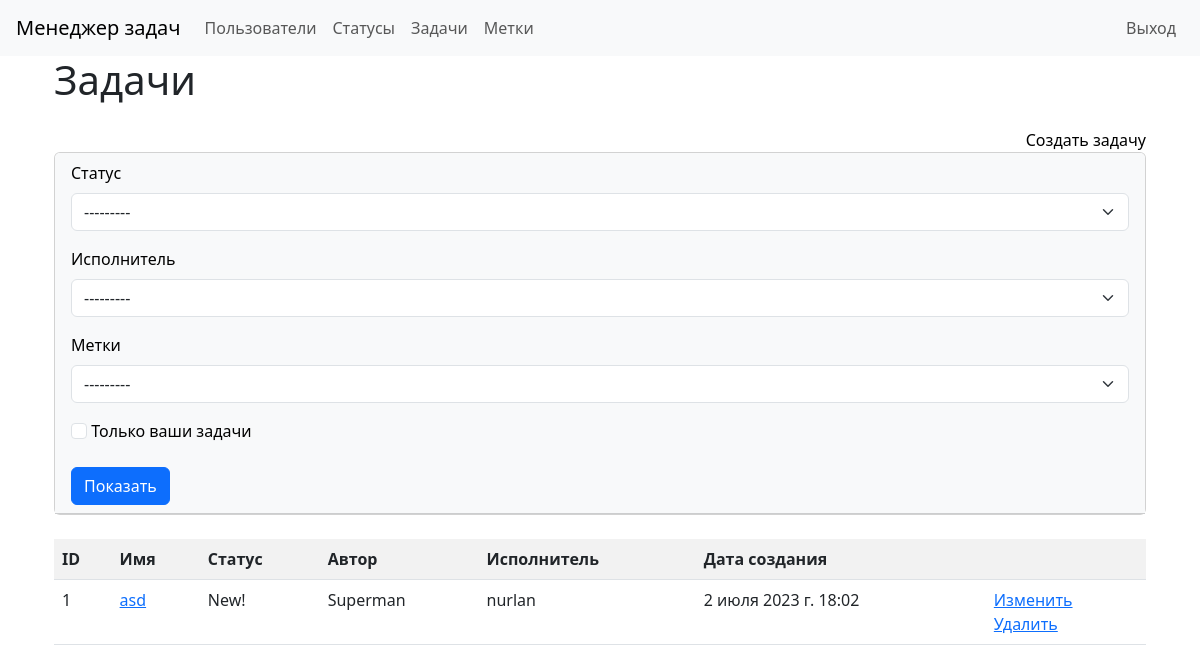
/tasks/ (signed in), run on an earlier commit of the app's database.
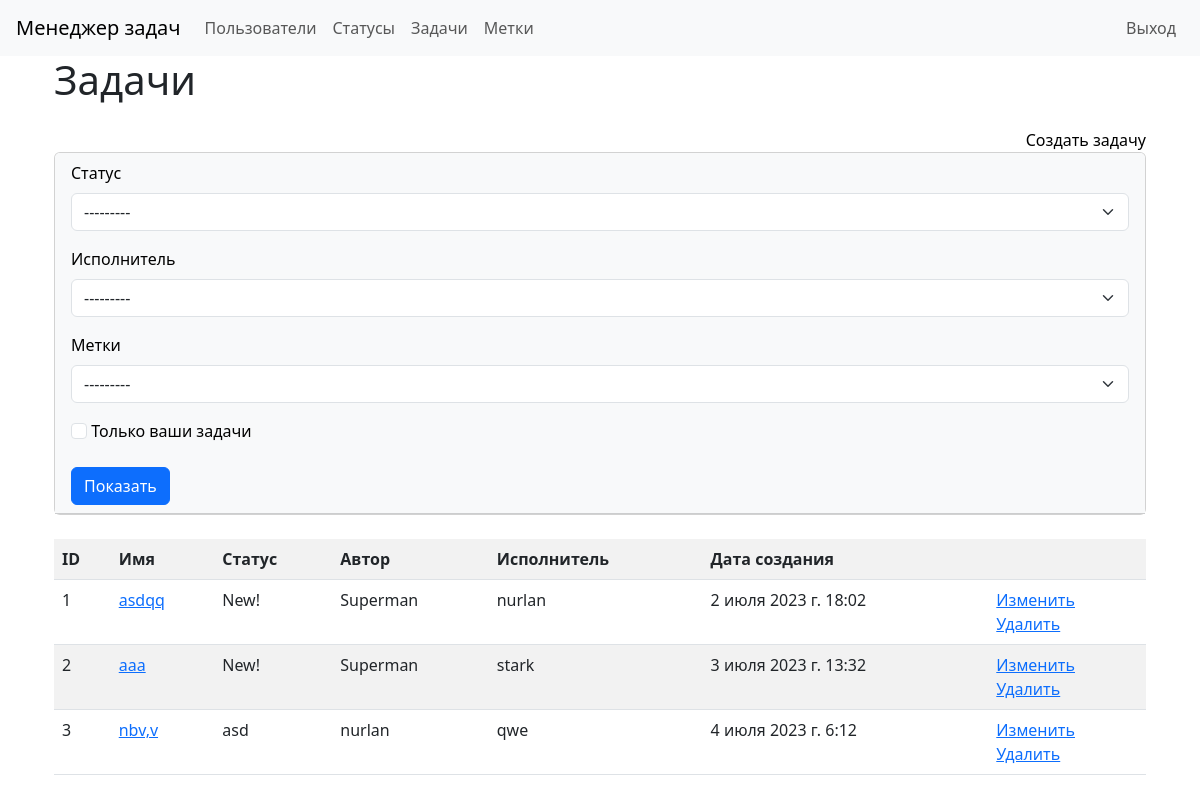
And on a later commit of the database.
### task_manager/tasks/models.py (models this page shows)
class TasksModel(models.Model):
    name = models.CharField(max_length=100)
    description = models.TextField()
    timestamp = models.DateTimeField(auto_now_add=True)
    status = models.ForeignKey(StatusModel, on_delete=models.PROTECT,
                               related_name='status_id')
    author = models.ForeignKey(User, on_delete=models.PROTECT,
                               related_name='author_id')
    executor = models.ForeignKey(User, on_delete=models.PROTECT,
                                 related_name='executor_id', null=True)
    labels = models.ManyToManyField(LabelModel)
    def __str__(self):
        return self.name

### task_manager/statuses/models.py (models this page shows)
class StatusModel(models.Model):
    name = models.CharField(
        max_length=100, unique=True,
        error_messages={'unique': "Это имя уже существует."})
    timestamp = models.DateTimeField(auto_now_add=True)
    def __str__(self):
        return self.name

### task_manager/tasks/views.py (the view)
class TaskListView(CheckAuthentication, View):
    template_name = 'tasks/tasks.html'
    def get(self, request, *args, **kwargs):
        user = request.user
        status = request.GET.get('status')
        executor = request.GET.get('executor')
        labels = request.GET.get('labels')
        tasks = TasksModel.objects.all()
        filters = FilterForm(request.GET, tasks)
        if status:
            tasks = tasks.filter(status=status)
        if executor:
            tasks = tasks.filter(executor=executor)
        if labels:
            tasks = tasks.filter(labels=labels)
        if request.GET.get('self_tasks'):
            tasks = tasks.filter(author=user)
        return render(request, self.template_name,
                      {'tasks': tasks, 'filters': filters})

### task_manager/labels/models.py (called while the page is built)
    def __str__(self):
        return self.name

### task_manager/utils.py (called while the page is built)
    def dispatch(self, request, *args, **kwargs):
        if not request.user.is_authenticated:
            messages.success(request,
                             _('You are not authorized! Please sign in.'),
                             extra_tags="alert-danger")
        return super().dispatch(request, *args, **kwargs)

### task_manager/tasks/templates/tasks/tasks.html
{% extends "base.html" %}
{% load i18n %}
{% block main %}
<div class="container wrapper flex-grow-1">
    <h1 class="mb-4">{% trans "Tasks" %}</h1>
    <a class="d-flex justify-content-end text-black text-decoration-none" href="{% url 'create_task' %}">{% trans "Create task" %}</a>
    {% include 'tasks/task_filter.html' %}
    <br>
    <table class="table table-striped">
        <tr>
            <th>ID</th>
            <th>{% trans "Name" %}</th>
            <th>{% trans "Status" %}</th>
            <th>{% trans "Author" %}</th>
            <th>{% trans "Executor" %}</th>
            <th>{% trans "Create at" %}</th>
            <th></th>
        </tr>
        {% for task in tasks %}
        <tr>
            <td>{{ task.id }}</td>
            <td><a href="{% url 'view_task' pk=task.id %}" >{{ task }}</a></td>
            <td>{{ task.status }}</td>
            <td>{{ task.author }}</td>
            <td>{{ task.executor }}</td>
            <td>{{ task.timestamp }}</td>
            <td><a href="{% url 'update_task' pk=task.id %}">{% trans "Update" %}</a><br>
                <a href="{% url 'delete_task' pk=task.id %}">{% trans "Delete" %}</a></td>
        </tr>
        {% endfor %}
    </table>
</div>
{% endblock %}

What changed in the data, as far as the page shows it:
changed TasksModel id 1: name "asd" → "asdqq"
added TasksModel: id "2", name "aaa", status "New!", author "Superman", executor "stark", timestamp "3 июля 2023 г. 13:32"
added TasksModel: id "3", name "nbv,v", status "asd", author "nurlan", executor "qwe", timestamp "4 июля 2023 г. 6:12"
